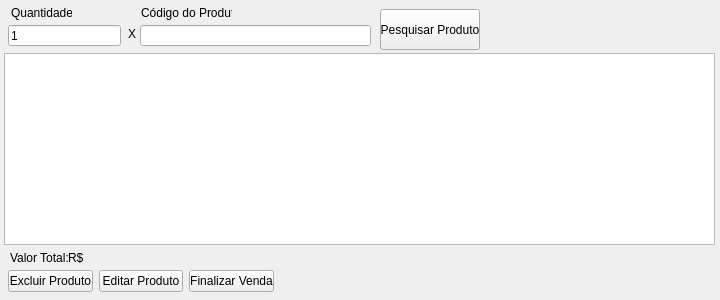
<?xml version="1.0" encoding="UTF-8"?>
<ui version="4.0">
 <class>fm_novavenda</class>
 <widget class="QDialog" name="fm_novavenda">
  <property name="geometry">
   <rect>
    <x>0</x>
    <y>0</y>
    <width>720</width>
    <height>300</height>
   </rect>
  </property>
  <property name="windowTitle">
   <string>Dialog</string>
  </property>
  <widget class="QLineEdit" name="txt_qtde">
   <property name="geometry">
    <rect>
     <x>8</x>
     <y>25</y>
     <width>113</width>
     <height>21</height>
    </rect>
   </property>
   <property name="text">
    <string>1</string>
   </property>
  </widget>
  <widget class="QLineEdit" name="txt_codproduto">
   <property name="geometry">
    <rect>
     <x>140</x>
     <y>25</y>
     <width>231</width>
     <height>21</height>
    </rect>
   </property>
  </widget>
  <widget class="QTableWidget" name="tw_listaprodutos">
   <property name="geometry">
    <rect>
     <x>4</x>
     <y>53</y>
     <width>711</width>
     <height>192</height>
    </rect>
   </property>
  </widget>
  <widget class="QLabel" name="label">
   <property name="geometry">
    <rect>
     <x>11</x>
     <y>5</y>
     <width>61</width>
     <height>16</height>
    </rect>
   </property>
   <property name="text">
    <string>Quantidade</string>
   </property>
  </widget>
  <widget class="QLabel" name="label_2">
   <property name="geometry">
    <rect>
     <x>128</x>
     <y>26</y>
     <width>16</width>
     <height>16</height>
    </rect>
   </property>
   <property name="text">
    <string>X</string>
   </property>
  </widget>
  <widget class="QLabel" name="label_3">
   <property name="geometry">
    <rect>
     <x>141</x>
     <y>5</y>
     <width>91</width>
     <height>16</height>
    </rect>
   </property>
   <property name="text">
    <string>Código do Produto</string>
   </property>
  </widget>
  <widget class="QLabel" name="label_4">
   <property name="geometry">
    <rect>
     <x>10</x>
     <y>250</y>
     <width>61</width>
     <height>16</height>
    </rect>
   </property>
   <property name="text">
    <string>Valor Total:</string>
   </property>
  </widget>
  <widget class="QLabel" name="lb_totalvenda">
   <property name="geometry">
    <rect>
     <x>68</x>
     <y>250</y>
     <width>91</width>
     <height>16</height>
    </rect>
   </property>
   <property name="text">
    <string>R$</string>
   </property>
  </widget>
  <widget class="QPushButton" name="pushButton_4">
   <property name="geometry">
    <rect>
     <x>380</x>
     <y>9</y>
     <width>100</width>
     <height>41</height>
    </rect>
   </property>
   <property name="text">
    <string>Pesquisar Produto</string>
   </property>
   <property name="autoDefault">
    <bool>false</bool>
   </property>
  </widget>
  <widget class="QWidget" name="">
   <property name="geometry">
    <rect>
     <x>8</x>
     <y>270</y>
     <width>266</width>
     <height>23</height>
    </rect>
   </property>
   <layout class="QHBoxLayout" name="horizontalLayout">
    <item>
     <widget class="QPushButton" name="btn_excluirproduto">
      <property name="text">
       <string>Excluir Produto</string>
      </property>
      <property name="autoDefault">
       <bool>false</bool>
      </property>
     </widget>
    </item>
    <item>
     <spacer name="horizontalSpacer">
      <property name="orientation">
       <enum>Qt::Horizontal</enum>
      </property>
      <property name="sizeHint" stdset="0">
       <size>
        <width>40</width>
        <height>20</height>
       </size>
      </property>
     </spacer>
    </item>
    <item>
     <widget class="QPushButton" name="btn_editarproduto">
      <property name="text">
       <string>Editar Produto</string>
      </property>
      <property name="autoDefault">
       <bool>false</bool>
      </property>
     </widget>
    </item>
    <item>
     <spacer name="horizontalSpacer_2">
      <property name="orientation">
       <enum>Qt::Horizontal</enum>
      </property>
      <property name="sizeHint" stdset="0">
       <size>
        <width>40</width>
        <height>20</height>
       </size>
      </property>
     </spacer>
    </item>
    <item>
     <widget class="QPushButton" name="btn_finalizarvenda">
      <property name="text">
       <string>Finalizar Venda</string>
      </property>
      <property name="autoDefault">
       <bool>false</bool>
      </property>
     </widget>
    </item>
   </layout>
  </widget>
 </widget>
 <resources/>
 <connections/>
</ui>
